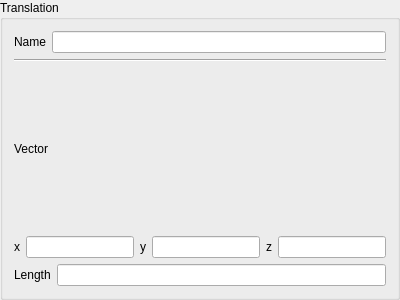
<?xml version="1.0" encoding="UTF-8"?>
<ui version="4.0">
 <class>Translation</class>
 <widget class="QGroupBox" name="Translation">
  <property name="geometry">
   <rect>
    <x>0</x>
    <y>0</y>
    <width>400</width>
    <height>300</height>
   </rect>
  </property>
  <property name="windowTitle">
   <string>GroupBox</string>
  </property>
  <property name="title">
   <string>Translation</string>
  </property>
  <layout class="QVBoxLayout" name="verticalLayout_2">
   <item>
    <layout class="QVBoxLayout" name="mainLayout">
     <item>
      <layout class="QHBoxLayout" name="nameLayout">
       <item>
        <widget class="QLabel" name="nameLabel">
         <property name="text">
          <string>Name</string>
         </property>
        </widget>
       </item>
       <item>
        <widget class="QLineEdit" name="nameLineEdit">
         <property name="sizePolicy">
          <sizepolicy hsizetype="Expanding" vsizetype="Fixed">
           <horstretch>0</horstretch>
           <verstretch>0</verstretch>
          </sizepolicy>
         </property>
        </widget>
       </item>
      </layout>
     </item>
     <item>
      <widget class="Line" name="line">
       <property name="orientation">
        <enum>Qt::Horizontal</enum>
       </property>
      </widget>
     </item>
     <item>
      <widget class="QLabel" name="vectorLabel">
       <property name="sizePolicy">
        <sizepolicy hsizetype="Preferred" vsizetype="Preferred">
         <horstretch>0</horstretch>
         <verstretch>0</verstretch>
        </sizepolicy>
       </property>
       <property name="text">
        <string>Vector</string>
       </property>
      </widget>
     </item>
     <item>
      <layout class="QHBoxLayout" name="vectorLayout">
       <item>
        <widget class="QLabel" name="xPosLabel">
         <property name="text">
          <string>x</string>
         </property>
        </widget>
       </item>
       <item>
        <widget class="QLineEdit" name="xLineEdit"/>
       </item>
       <item>
        <widget class="QLabel" name="yPosLabel">
         <property name="text">
          <string>y</string>
         </property>
        </widget>
       </item>
       <item>
        <widget class="QLineEdit" name="yLineEdit"/>
       </item>
       <item>
        <widget class="QLabel" name="zPosLabel">
         <property name="text">
          <string>z</string>
         </property>
        </widget>
       </item>
       <item>
        <widget class="QLineEdit" name="zLineEdit"/>
       </item>
      </layout>
     </item>
     <item>
      <layout class="QHBoxLayout" name="lengthLayout">
       <item>
        <widget class="QLabel" name="lengthLabel">
         <property name="text">
          <string>Length</string>
         </property>
        </widget>
       </item>
       <item>
        <widget class="QLineEdit" name="lengthLineEdit"/>
       </item>
      </layout>
     </item>
    </layout>
   </item>
  </layout>
 </widget>
 <resources/>
 <connections/>
</ui>
